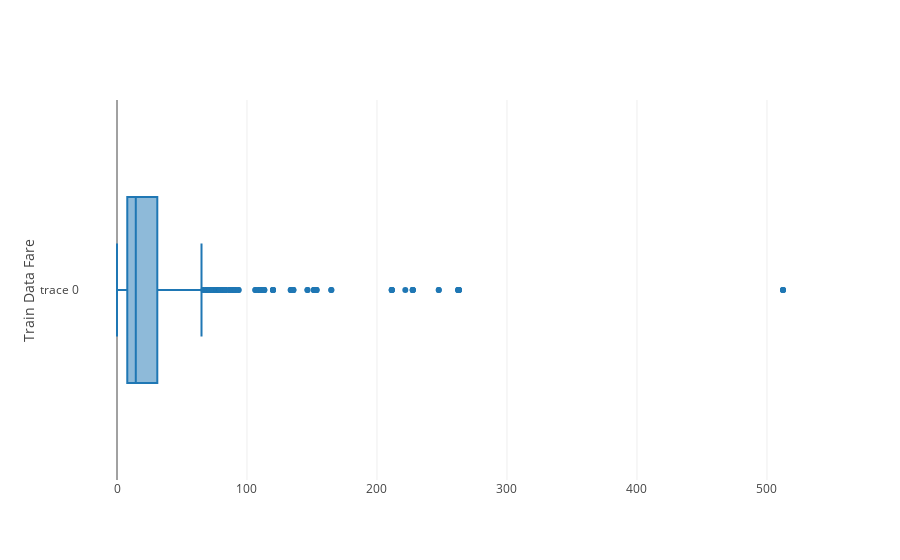

Notebook code cell kept with this figure:
### Markdown cell above
# Graphical Analysis. Train Data.

### Code cell
train_data_fare = train_data_full["Fare"]

Train_Data_Fare = go.Box(x=train_data_fare)
data_train_fare = [Train_Data_Fare]

layout_train_data_fare = go.Layout(
    yaxis=dict(
        title='Train Data Fare'
    ),
    boxmode='group'
)
fig_train_fare = go.Figure(data=data_train_fare, layout=layout_train_data_fare)

py.iplot(fig_train_fare, filename='train-data-fare')

### Figure 1 — Plotly figure (JSON) as saved in the notebook; plotly's stock layout.template omitted (floating-point values rounded to 4 significant figures; data arrays with more than 128 entries replaced by an {"elided": "..."} marker saying what was removed)
{"data": [{"type": "box", "uid": "d014898a-e6c7-11e8-a7e1-357091784533", "x": {"elided": "891 float values"}}], "layout": {"boxmode": "group", "yaxis": {"title": "Train Data Fare"}}}
